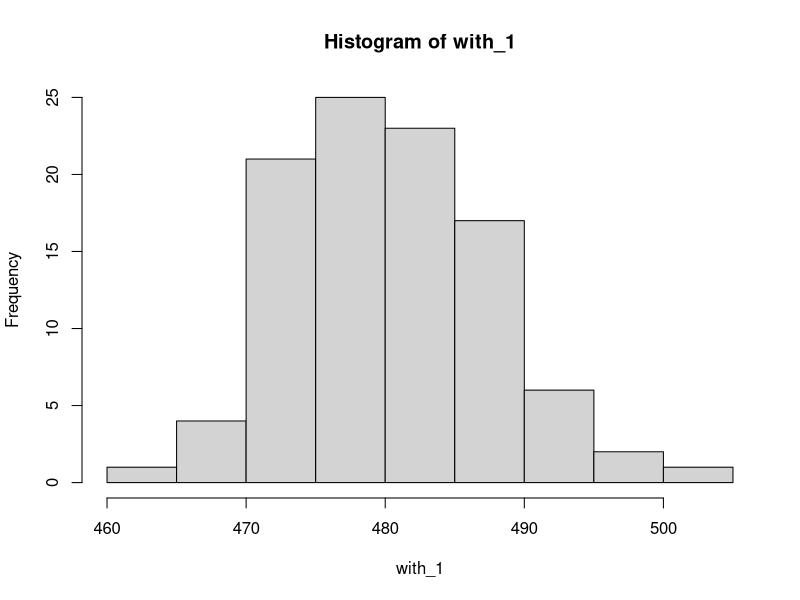
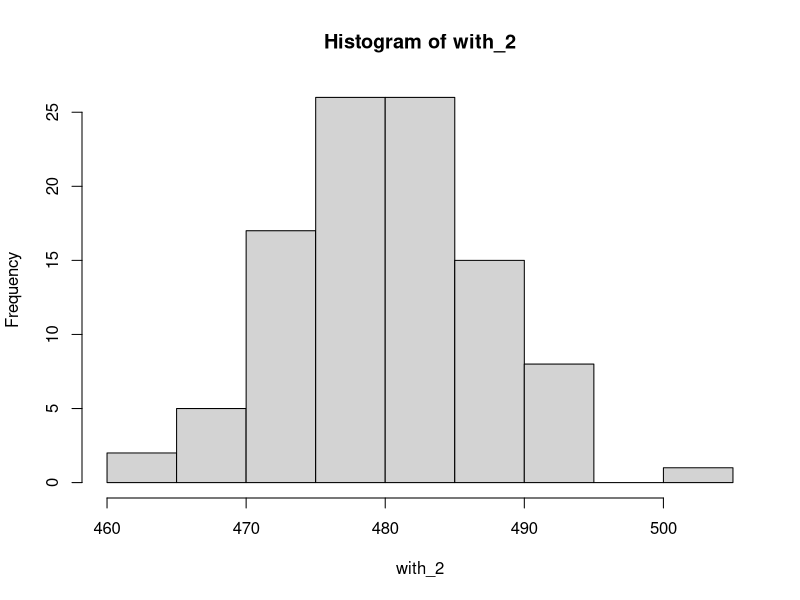
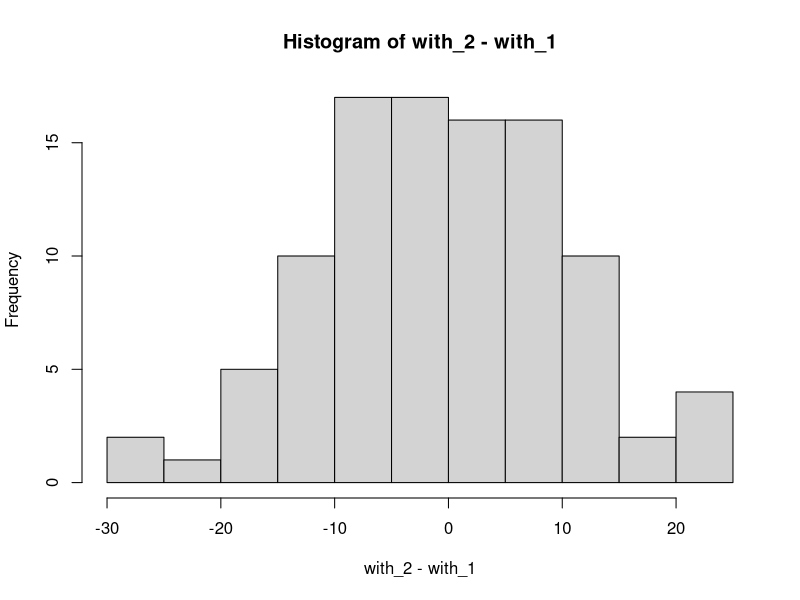
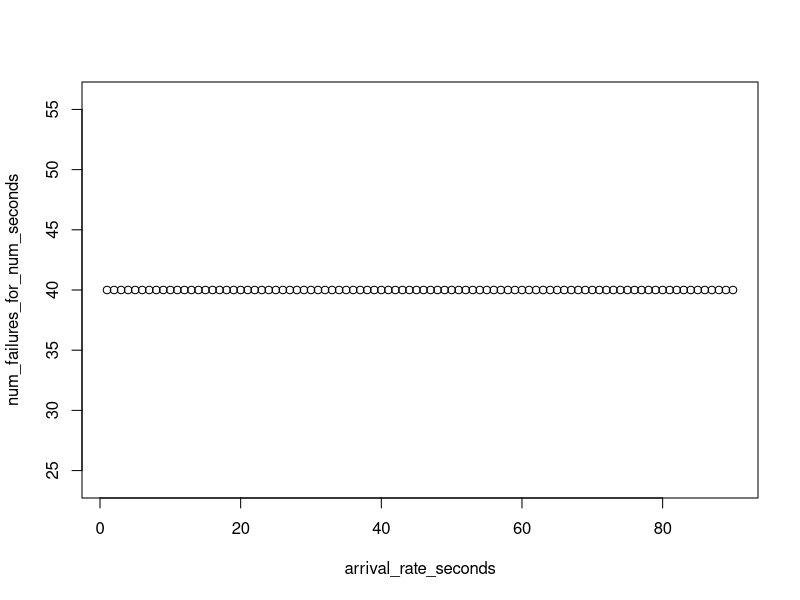

Generate these figures, in order, with R:
## ---- chunk 1
# some help from: https://www.r-bloggers.com/simulating-a-queue-in-r/
t.end   <- 10^5 # duration of sim
t.clock <- 0    # sim time
Ta <- 10    # interarrival period
Ts <- 7    # service period
t1 <- 0         # time for next arrival
t2 <- t.end     # time for next departure
tn <- t.clock   # tmp var for last event time
tb <- 0         # tmp var for last busy-time start
n <- 0          # number in system
s <- 0          # cumulative number-time product
b <- 0          # total busy time
c <- 0          # total completions
qc <- 0         # plot instantaneous q size
tc <- 0         # plot time delta
plotSamples <- 100
set.seed(1)

############################

while (t.clock < t.end) {
    if (t1 < t2) {      # arrival event
        t.clock <- t1
        s <- s + n * (t.clock - tn)  # delta time-weighted number in queue
        n <- n + 1
        if (t.clock < plotSamples) { 
            qc <- append(qc,n)
            tc <- append(tc,t.clock) 
        }
        tn <- t.clock
        t1 <- t.clock + rexp(1, 1/Ta)
        if(n == 1) { 
            tb <- t.clock
            t2 <- t.clock + rexp(1, 1/Ts)  # exponential  interarrival period
        }
    } else {            # departure event
        t.clock <- t2
        s <- s + n * (t.clock - tn)  # delta time-weighted number in queue
        n <- n - 1
        if (t.clock < plotSamples) { 
            qc <- append(qc,n)
            tc <- append(tc,t.clock)
        }
        tn <- t.clock
        c <- c + 1
        if (n > 0) { 
            t2 <- t.clock + rexp(1, 1/Ts)  # exponential  service period
        }
        else { 
            t2 <- t.end
            b <- b + t.clock - tb
        }
    }   
}

##########################

u <- b/t.clock       # utilization B/T
u
N <- s/t.clock       # mean queue length (see the Load Average notes)
N
x <- c/t.clock       # mean throughput C/T
x
r <- N/x             # mean residence time (from Little's law: Q = XR)
r
q <- sum(qc)/max(tc) # estimated queue length for plot
q

## ---- chunk 2
day_of_minutes <- 24 * 60 # * 7

minutes_between_arrivals <- 4
minutes_to_service_mechanic <- 3

attendant_cost_per_hour <- 10
mechanic_cost_per_hour <- 15

run_sim_1 <- function(with_2nd_attendant){
  final_num_serviced <- 0
  service_available_at <- 0
  
  arrival_time_index <- 0
  arrival_times <- rnorm(10000, minutes_between_arrivals)
  service_times_1 <- rnorm(10000, minutes_to_service_mechanic)
  service_times_2 <- rnorm(10000, minutes_to_service_mechanic)
  # cant have negatives:
  arrival_times[arrival_times < 0] <- 0
  service_times_1[service_times_1 < 0] <- 0
  service_times_2[service_times_2 < 0] <- 0

    
  for(m in 1:length(arrival_times)){
    if(service_available_at < day_of_minutes){
      arrival_time_index <- arrival_time_index + arrival_times[m]
      #print(arrival_time_index)
      if(service_available_at < arrival_time_index){
        final_num_serviced <- final_num_serviced + 1
        service_available_at <- service_available_at + service_times_1[m]
      }
      if(with_2nd_attendant){
        if(service_available_at < arrival_time_index){
          final_num_serviced <- final_num_serviced + 1
          service_available_at <- service_available_at + service_times_2[m]
        }
      }
    
    }
  }
  return (final_num_serviced)
}

with_1 <- c()
with_2 <- c()

for(i in 1:100){
  with_1 <- c(with_1, run_sim_1(FALSE))
  with_2 <- c(with_2, run_sim_1(TRUE))
}

hist(with_1)
hist(with_2)
hist(with_2 - with_1)
mean(with_2 - with_1)
## ---- chunk 3

arrival_rate_seconds <- c(1:90)
num_failures_for_num_seconds <- c()

runway_taken <- FALSE
for(a in arrival_rate_seconds){
  failures_for_rate <- 0
  # do 1000 trials
  for(x in 1:1000){
    # AVERAGE WAIT IN SKY NOT TO EXCEED 3 MINUTES
    seconds_to_land <- rnorm(1000, 90)
    # cant have negatives:
    seconds_to_land[seconds_to_land < 0] <- 0

  }    
  num_failures_for_num_seconds[a] <- 40    
}

plot(arrival_rate_seconds, num_failures_for_num_seconds)
